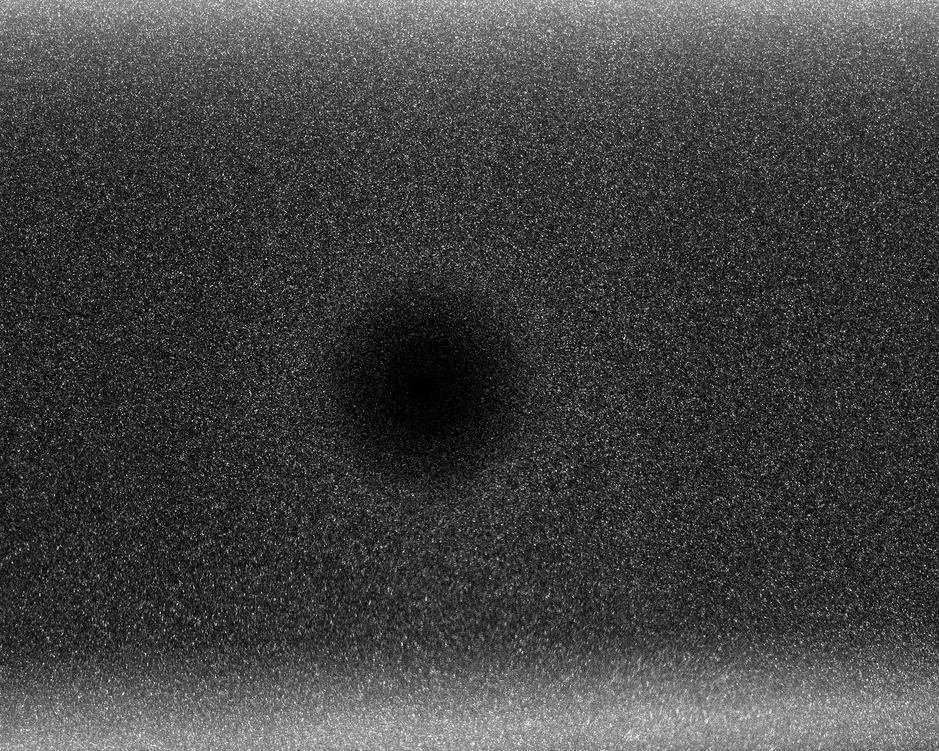
#> input picture test11/A001_1.tif, 939 x 751 px, shrunk from 1280 x 1024 before the run
$ jupyter execute --allow-errors studying_correlations.ipynb
#> lines starting #> are read from the running program, lines starting #| are printed output that depends on the picture; after the words box and inside, x2 and y2 are one past the last pixel; in counts of white or black regions, pixels touching at a corner belong together
# Linear vs Circular, Normalized vs non-normalized correlations

*Requires `openpiv>=0.26.0`. New in 0.26.0: `scipy.fft` default backend and optional `openpiv-rust` acceleration via `backend="rust"`/`"auto"`.*

[cell 1]
import importlib.metadata
#> (the rest of this cell did not finish here and is left out)

[cell 2]
# we should test linear vs circular to understand the differences
# the main difference in the new version was a bug as
# the zero-padding for linear case does not work as long as you leave values on the
# borders not zero.
# see new normalize_intensity function that should take care of uneven illumination
# both between the frames and at different regions of the image A or B

[cell 3]
import numpy as np
import matplotlib.pyplot as plt

from skimage.registration import phase_cross_correlation
from skimage import feature
# from skimage.feature.phase_cross_correlation import _upsampled_dft
from scipy.ndimage import fourier_shift
from skimage.exposure import match_histograms

[cell 4]
from openpiv.tools import imread
from pylab import *

[cell 5]
from scipy.fft import rfft2, rfftn

[cell 6]
from openpiv.pyprocess import find_subpixel_peak_position
from openpiv.pyprocess import normalize_intensity, fft_correlate_images

[cell 7]
a = imread('../test11/A001_1.tif')
#> a is the input picture: shape (751, 939); min 0, max 255, mean 66
# b = imread('../data/PIVChallenge2001_A/A001_2.tif')
a = a[:32,:32].copy()
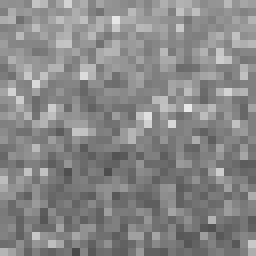
#> a: shape (32, 32) (shown 8 times larger); min 73, max 233, mean 135.1
a[16:18,16:18] = 255
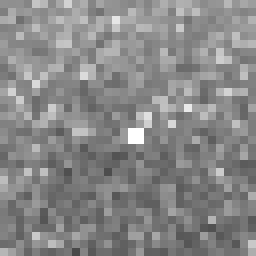
#> a: shape (32, 32) (shown 8 times larger); 0.39% of pixels changed, all inside (x1, y1, x2, y2) = (16, 16, 18, 18)
# b = b[:32,:32]

# should be in the order of y,x:
# so it's about 5 pixels upwards and about 3 pixels to the right
shift = (-12.035, -10.92)
# The shift corresponds to the pixel offset relative to the reference image
b = fourier_shift(np.fft.fftn(a), shift)
b = np.fft.ifftn(b).real
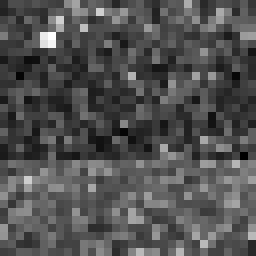
#> b: shape (32, 32) float64 (shown 8 times larger); min 73.65, max 266.8, mean 135.4; drawn with min black and max white
b = match_histograms(b,a).astype('uint8')
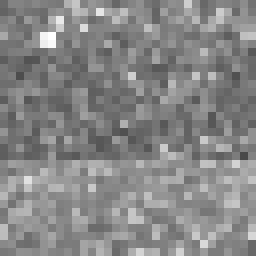
#> b: shape (32, 32) (shown 8 times larger); min 73, max 255, mean 134.5
# b = b + np.linspace(10,85,32)

[cell 8]
imshow(a)
colorbar()
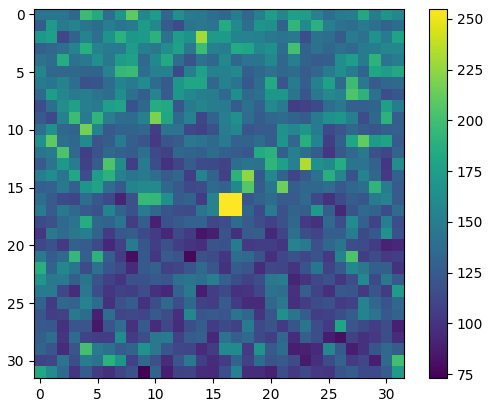
#> figure drawn by matplotlib, 2 panels

[cell 9]
imshow(b)
colorbar()
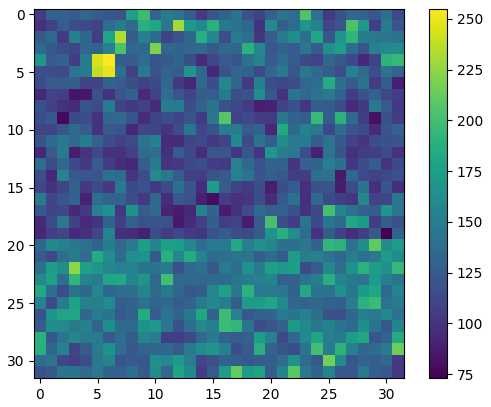
#> figure drawn by matplotlib, 2 panels

[cell 10]
# like moving window with the 0th dimension the IW no.
a = a[np.newaxis,:,:]
b = b[np.newaxis,:,:]

#> (a cell that did not finish here is left out)

#> (a cell that did not finish here is left out)

#> (a cell that did not finish here is left out)

#> (a cell that did not finish here is left out)

[cell 15]
fig,ax = plt.subplots(1,4,figsize=(14,2.5))

counter = 0
#> (the rest of this cell did not finish here and is left out)

[cell 16]
image = a[0,:,:]
offset_image = b[0,:,:]
# pixel precision first
shift, error, diffphase = phase_cross_correlation(image, offset_image)
#> shift = [12, 11]; error = 1; diffphase = 1.48e-17

fig = plt.figure(figsize=(8, 3))
ax1 = plt.subplot(1, 3, 1)
ax2 = plt.subplot(1, 3, 2, sharex=ax1, sharey=ax1)
ax3 = plt.subplot(1, 3, 3)

ax1.imshow(image, cmap='gray')
ax1.set_axis_off()
ax1.set_title('Reference image')

ax2.imshow(offset_image.real, cmap='gray')
ax2.set_axis_off()
ax2.set_title('Offset image')

# Show the output of a cross-correlation to show what the algorithm is
# doing behind the scenes
image_product = np.fft.fft2(image).conj() * np.fft.fft2(offset_image)
cc_image = np.fft.fftshift(np.fft.ifft2(image_product))
ax3.imshow(cc_image.real)
ax3.set_axis_off()
ax3.set_title("Cross-correlation")

plt.show()
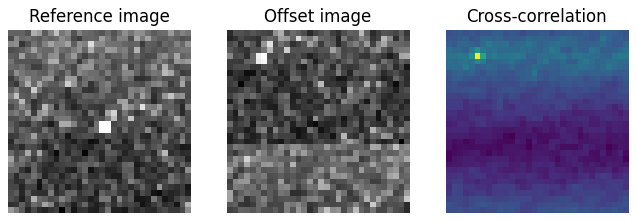
#> figure drawn by matplotlib, 3 panels

print("Detected pixel offset (y, x): {}".format(shift))
#| Detected pixel offset (y, x): [12. 11.]

# subpixel precision
shift, error, diffphase = phase_cross_correlation(offset_image, image, upsample_factor=1000)
#> shift = [-12.03, -10.93]; diffphase = -0.00422

fig = plt.figure(figsize=(8, 3))
ax1 = plt.subplot(1, 3, 1)
ax2 = plt.subplot(1, 3, 2, sharex=ax1, sharey=ax1)
# ax3 = plt.subplot(1, 3, 3)

ax1.imshow(image, cmap='gray')
ax1.set_axis_off()
ax1.set_title('Reference image')

ax2.imshow(offset_image.real, cmap='gray')
ax2.set_axis_off()
ax2.set_title('Offset image')

# Calculate the upsampled DFT, again to show what the algorithm is doing
# behind the scenes.  Constants correspond to calculated values in routine.
# See source code for details.
# cc_image = _upsampled_dft(image_product, 150, 100, (shift*100)+75).conj()
# ax3.imshow(cc_image.real)
# ax3.set_axis_off()
# ax3.set_title("Supersampled XC sub-area")


plt.show()

print("Detected subpixel offset (y, x): {}".format(shift))
#| Detected subpixel offset (y, x): [-12.029 -10.927]
